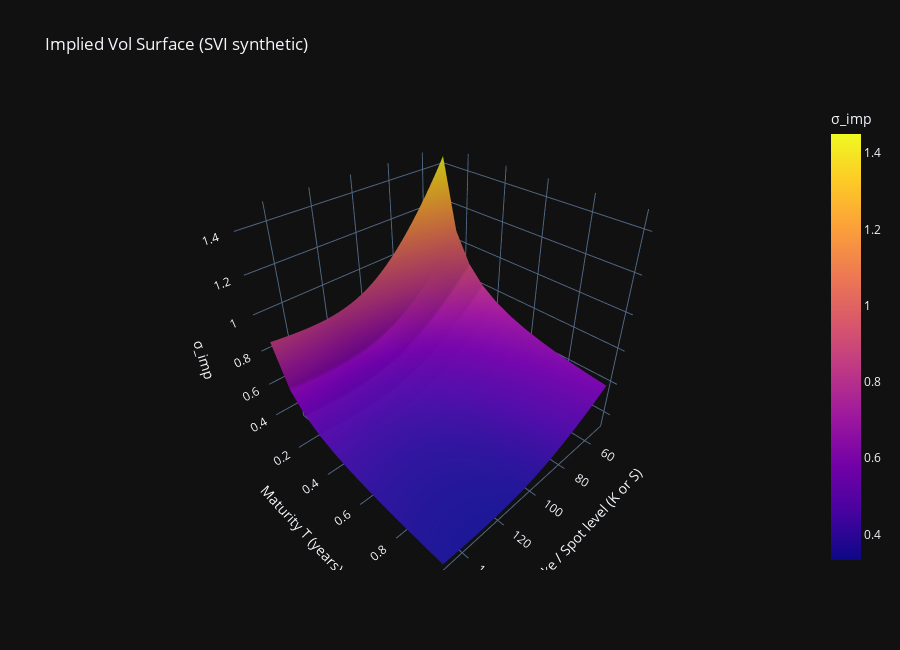
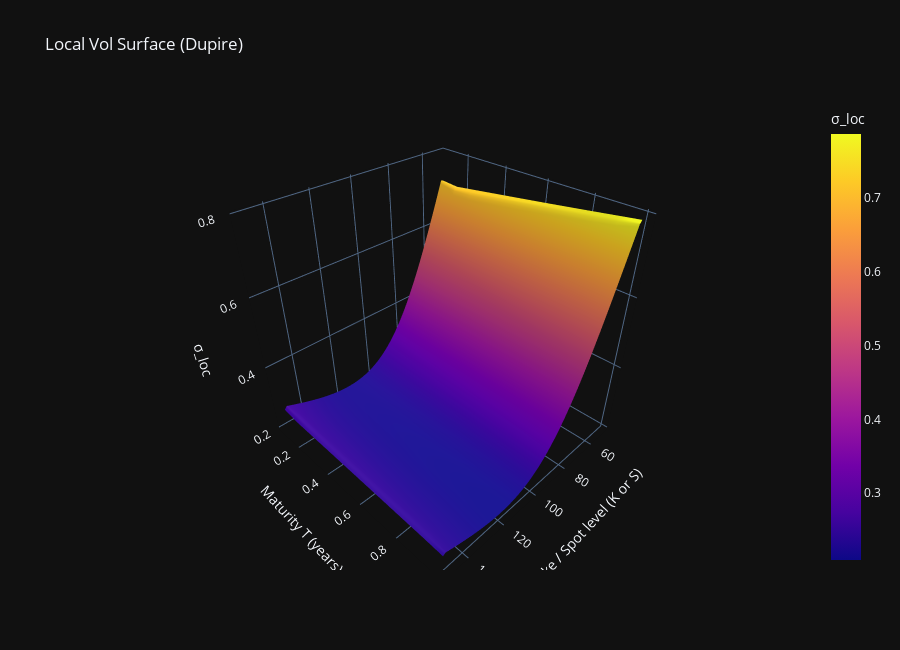
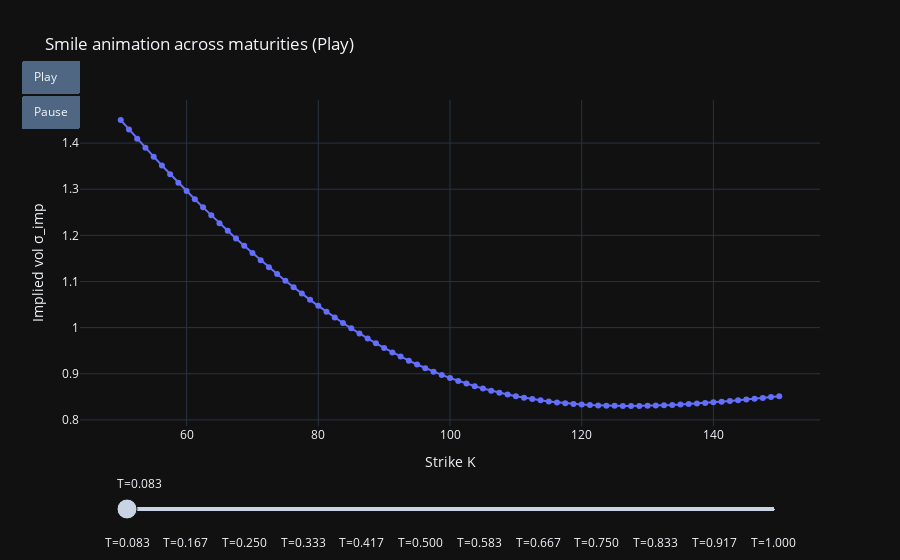

These figures' notebook cell, in order:
### Code cell
# Build a default surface (offline)
S0 = 100.0
r = 0.03
spec = PhoenixAutocallSpec(maturity=1.0, obs_per_year=12)

T_grid = np.linspace(1/12, spec.maturity, 12)
K_grid = np.linspace(0.5*S0, 1.5*S0, 81)

vol_level, skew, curvature = 0.22, -0.45, 0.70
sigma_imp = build_synthetic_svi_surface(S0, r, T_grid, K_grid, vol_level, skew, curvature)

sigma_loc = build_local_vol_from_iv(S0, r, T_grid, K_grid, sigma_imp)
lv = LocalVolInterpolator(T_grid, K_grid, sigma_loc)

fig_iv3d = plot_vol_surface_3d(T_grid, K_grid, sigma_imp, "Implied Vol Surface (SVI synthetic)", "σ_imp")
fig_iv3d.show()
fig_iv3d.write_html(ASSETS_DIR / "p11_ultimate_iv_surface_3d.html")

fig_lv3d = plot_vol_surface_3d(T_grid, K_grid, sigma_loc, "Local Vol Surface (Dupire)", "σ_loc")
fig_lv3d.show()
fig_lv3d.write_html(ASSETS_DIR / "p11_ultimate_localvol_surface_3d.html")

fig_anim = plot_smile_animation(T_grid, K_grid, sigma_imp, "Smile animation across maturities (Play)")
fig_anim.show()
fig_anim.write_html(ASSETS_DIR / "p11_ultimate_smile_animation.html")

### Figure 1 — Plotly figure (JSON) as saved in the notebook; plotly's stock layout.template omitted (floating-point values rounded to 4 significant figures; data arrays with more than 128 entries replaced by an {"elided": "..."} marker saying what was removed)
{"data": [{"colorbar": {"title": {"text": "σ_imp"}}, "showscale": true, "type": "surface", "x": [50, 51.25, 52.5, 53.75, 55, 56.25, 57.5, 58.75, 60, 61.25, 62.5, 63.75, 65, 66.25, 67.5, 68.75, 70, 71.25, 72.5, 73.75, 75, 76.25, 77.5, 78.75, 80, 81.25, 82.5, 83.75, 85, 86.25, 87.5, 88.75, 90, 91.25, 92.5, 93.75, 95, 96.25, 97.5, 98.75, 100, 101.2, 102.5, 103.8, 105, 106.2, 107.5, 108.8, 110, 111.2, 112.5, 113.8, 115, 116.2, 117.5, 118.8, 120, 121.2, 122.5, 123.8, 125, 126.2, 127.5, 128.8, 130, 131.2, 132.5, 133.8, 135, 136.2, 137.5, 138.8, 140, 141.2, 142.5, 143.8, 145, 146.2, 147.5, 148.8, 150], "y": [0.08333, 0.1667, 0.25, 0.3333, 0.4167, 0.5, 0.5833, 0.6667, 0.75, 0.8333, 0.9167, 1], "z": {"elided": "12x81 float values"}}], "layout": {"height": 650, "scene": {"xaxis": {"title": {"text": "Strike / Spot level (K or S)"}}, "yaxis": {"title": {"text": "Maturity T (years)"}}, "zaxis": {"title": {"text": "σ_imp"}}}, "title": {"text": "Implied Vol Surface (SVI synthetic)"}}}

### Figure 2 — Plotly figure (JSON) as saved in the notebook; plotly's stock layout.template omitted (floating-point values rounded to 4 significant figures; data arrays with more than 128 entries replaced by an {"elided": "..."} marker saying what was removed)
{"data": [{"colorbar": {"title": {"text": "σ_loc"}}, "showscale": true, "type": "surface", "x": [50, 51.25, 52.5, 53.75, 55, 56.25, 57.5, 58.75, 60, 61.25, 62.5, 63.75, 65, 66.25, 67.5, 68.75, 70, 71.25, 72.5, 73.75, 75, 76.25, 77.5, 78.75, 80, 81.25, 82.5, 83.75, 85, 86.25, 87.5, 88.75, 90, 91.25, 92.5, 93.75, 95, 96.25, 97.5, 98.75, 100, 101.2, 102.5, 103.8, 105, 106.2, 107.5, 108.8, 110, 111.2, 112.5, 113.8, 115, 116.2, 117.5, 118.8, 120, 121.2, 122.5, 123.8, 125, 126.2, 127.5, 128.8, 130, 131.2, 132.5, 133.8, 135, 136.2, 137.5, 138.8, 140, 141.2, 142.5, 143.8, 145, 146.2, 147.5, 148.8, 150], "y": [0.08333, 0.1667, 0.25, 0.3333, 0.4167, 0.5, 0.5833, 0.6667, 0.75, 0.8333, 0.9167, 1], "z": {"elided": "12x81 float values"}}], "layout": {"height": 650, "scene": {"xaxis": {"title": {"text": "Strike / Spot level (K or S)"}}, "yaxis": {"title": {"text": "Maturity T (years)"}}, "zaxis": {"title": {"text": "σ_loc"}}}, "title": {"text": "Local Vol Surface (Dupire)"}}}

### Figure 3 — Plotly figure (JSON) as saved in the notebook; plotly's stock layout.template omitted (floating-point values rounded to 4 significant figures)
{"data": [{"mode": "lines+markers", "type": "scatter", "x": [50, 51.25, 52.5, 53.75, 55, 56.25, 57.5, 58.75, 60, 61.25, 62.5, 63.75, 65, 66.25, 67.5, 68.75, 70, 71.25, 72.5, 73.75, 75, 76.25, 77.5, 78.75, 80, 81.25, 82.5, 83.75, 85, 86.25, 87.5, 88.75, 90, 91.25, 92.5, 93.75, 95, 96.25, 97.5, 98.75, 100, 101.2, 102.5, 103.8, 105, 106.2, 107.5, 108.8, 110, 111.2, 112.5, 113.8, 115, 116.2, 117.5, 118.8, 120, 121.2, 122.5, 123.8, 125, 126.2, 127.5, 128.8, 130, 131.2, 132.5, 133.8, 135, 136.2, 137.5, 138.8, 140, 141.2, 142.5, 143.8, 145, 146.2, 147.5, 148.8, 150], "y": [1.45, 1.43, 1.41, 1.39, 1.371, 1.351, 1.333, 1.314, 1.296, 1.278, 1.261, 1.243, 1.226, 1.21, 1.193, 1.177, 1.162, 1.146, 1.131, 1.116, 1.102, 1.088, 1.074, 1.06, 1.047, 1.034, 1.022, 1.01, 0.9984, 0.9872, 0.9764, 0.966, 0.9559, 0.9463, 0.9372, 0.9284, 0.9201, 0.9121, 0.9046, 0.8975, 0.8908, 0.8845, 0.8787, 0.8732, 0.8681, 0.8634, 0.859, 0.855, 0.8514, 0.8481, 0.8451, 0.8424, 0.84, 0.838, 0.8362, 0.8346, 0.8333, 0.8323, 0.8315, 0.8308, 0.8305, 0.8302, 0.8302, 0.8304, 0.8307, 0.8312, 0.8318, 0.8325, 0.8334, 0.8344, 0.8355, 0.8367, 0.8381, 0.8395, 0.841, 0.8425, 0.8442, 0.8459, 0.8477, 0.8496, 0.8515]}], "layout": {"sliders": [{"len": 0.9, "steps": [{"args": [["T=0.083"], {"frame": {"duration": 350, "redraw": true}, "mode": "immediate", "transition": {"duration": 0}}], "label": "T=0.083", "method": "animate"}, {"args": [["T=0.167"], {"frame": {"duration": 350, "redraw": true}, "mode": "immediate", "transition": {"duration": 0}}], "label": "T=0.167", "method": "animate"}, {"args": [["T=0.250"], {"frame": {"duration": 350, "redraw": true}, "mode": "immediate", "transition": {"duration": 0}}], "label": "T=0.250", "method": "animate"}, {"args": [["T=0.333"], {"frame": {"duration": 350, "redraw": true}, "mode": "immediate", "transition": {"duration": 0}}], "label": "T=0.333", "method": "animate"}, {"args": [["T=0.417"], {"frame": {"duration": 350, "redraw": true}, "mode": "immediate", "transition": {"duration": 0}}], "label": "T=0.417", "method": "animate"}, {"args": [["T=0.500"], {"frame": {"duration": 350, "redraw": true}, "mode": "immediate", "transition": {"duration": 0}}], "label": "T=0.500", "method": "animate"}, {"args": [["T=0.583"], {"frame": {"duration": 350, "redraw": true}, "mode": "immediate", "transition": {"duration": 0}}], "label": "T=0.583", "method": "animate"}, {"args": [["T=0.667"], {"frame": {"duration": 350, "redraw": true}, "mode": "immediate", "transition": {"duration": 0}}], "label": "T=0.667", "method": "animate"}, {"args": [["T=0.750"], {"frame": {"duration": 350, "redraw": true}, "mode": "immediate", "transition": {"duration": 0}}], "label": "T=0.750", "method": "animate"}, {"args": [["T=0.833"], {"frame": {"duration": 350, "redraw": true}, "mode": "immediate", "transition": {"duration": 0}}], "label": "T=0.833", "method": "animate"}, {"args": [["T=0.917"], {"frame": {"duration": 350, "redraw": true}, "mode": "immediate", "transition": {"duration": 0}}], "label": "T=0.917", "method": "animate"}, {"args": [["T=1.000"], {"frame": {"duration": 350, "redraw": true}, "mode": "immediate", "transition": {"duration": 0}}], "label": "T=1.000", "method": "animate"}], "x": 0.05, "y": -0.08}], "title": {"text": "Smile animation across maturities (Play)"}, "updatemenus": [{"buttons": [{"args": [null, {"frame": {"duration": 350, "redraw": true}, "fromcurrent": true}], "label": "Play", "method": "animate"}, {"args": [[null], {"frame": {"duration": 0, "redraw": false}, "mode": "immediate"}], "label": "Pause", "method": "animate"}], "showactive": false, "type": "buttons", "x": 0, "y": 1.12}], "xaxis": {"title": {"text": "Strike K"}}, "yaxis": {"title": {"text": "Implied vol σ_imp"}}}}
